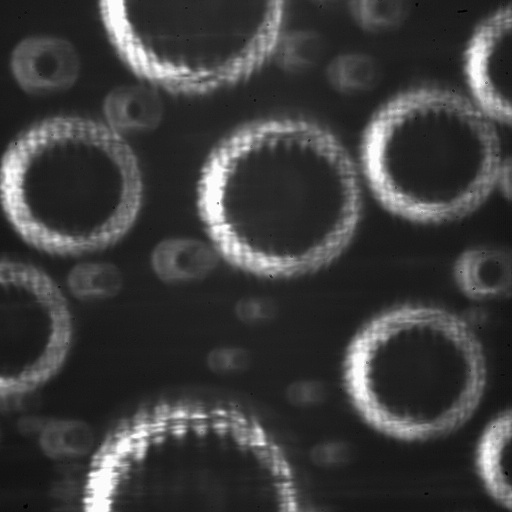
#> input picture 2_Images/for_MOHA/afterGamma/0.jpg, 512 x 512 px, found by its file name
$ python Drops16.py
#> lines starting #> are read from the running program, lines starting #| are printed output that depends on the picture; after the words box and inside, x2 and y2 are one past the last pixel; in counts of white or black regions, pixels touching at a corner belong together; long printed decimals are rounded
import cv2
import numpy as np
import math
import matplotlib.pyplot as plt
import matplotlib.image as mpimg
import pandas as pd
from os import listdir
from os.path import isfile, join

# Read image
im_in = cv2.imread('/Users/georgedamoulakis/PycharmProjects/Condensation/2_Images/for_MOHA/afterGamma/0.jpg',
                   cv2.IMREAD_GRAYSCALE);
#> im_in is the input picture: shape (512, 512); min 0, max 255, mean 60.9


def CountingCC():
    # Threshold, Set values equal to or above 220 to 0, Set values below 220 to 255.
    # asjust the thresh -- important first step
    th, im_th = cv2.threshold(im_in, 50, 150, cv2.THRESH_BINARY_INV);
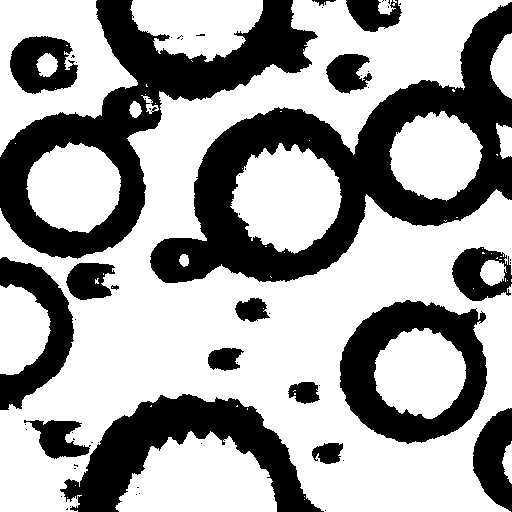
#> im_th: shape (512, 512); values 0 (black) and 150 (white), 63.4% white; 62 black regions (44 under 20 px), largest, box (x1, y1, x2, y2) and area: (150, 2, 512, 283) 31194, (0, 0, 318, 259) 22908, (60, 394, 324, 512) 12131
#> in CountingCC, `erosion = cv2.erode(im_th, kernel, iterations=3)`: erosion: shape (512, 512); values 0 (black) and 150 (white), 52.3% white; 16 black regions, largest, box (x1, y1, x2, y2) and area: (147, 0, 512, 286) 38648, (0, 0, 321, 413) 37330, (21, 391, 329, 512) 17570
#> in CountingCC, `dilation = cv2.dilate(erosion, kernel, iterations=1)`:
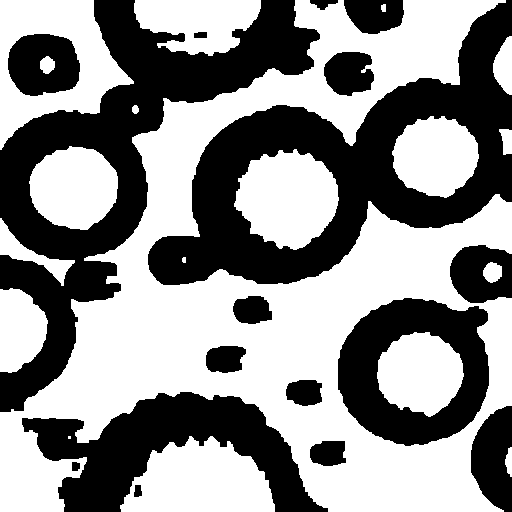
#> dilation: shape (512, 512); values 0 (black) and 150 (white), 55.6% white; 17 black regions, largest, box (x1, y1, x2, y2) and area: (148, 0, 512, 285) 36386, (0, 0, 320, 412) 34891, (22, 392, 328, 512) 16345

    def CC(img):
        nlabels, labels, stats, centroids = cv2.connectedComponentsWithStats(img)
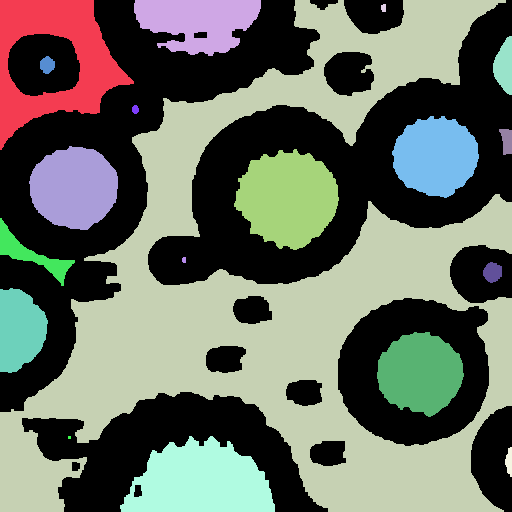
#> labels: shape (512, 512) int32; 20 distinct labels, from 0 to 19; one colour per label, 0 black
#> nlabels = 20; stats = 20 rows, first 6: [0, 0, 512, 512, 116367], [0, 0, 134, 150, 9075], [134, 0, 127, 56, 4995], [0, 0, 512, 512, 93141], [381, 4, 5, 8, 36], [493, 36, 19, 59, 782]; centroids = 20 rows, first 8: [255.4, 237.6], [54.73, 59.73], [197.6, 21.67], [279.5, 296.6], [383.2, 7.53], [504, 65.82], [46.85, 64.57], [134.9, 109]
        label_hue = np.uint8(179 * labels / np.max(labels))
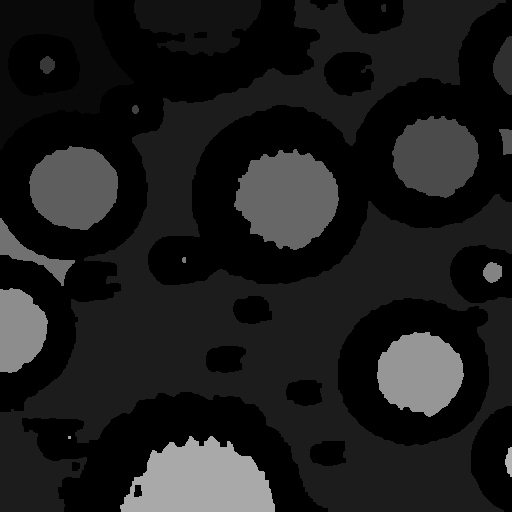
#> label_hue: shape (512, 512); min 0, max 179, mean 28.4
        blank_ch = 255 * np.ones_like(label_hue)
        labeled_img = cv2.merge([label_hue, blank_ch, blank_ch])
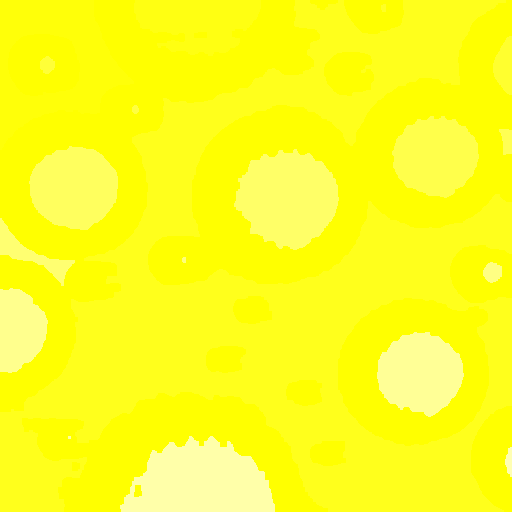
#> labeled_img: shape (512, 512, 3); mean of channels 0, 1, 2 28.4, 255, 255; drawn as B, G, R
        labeled_img = cv2.cvtColor(labeled_img, cv2.COLOR_HSV2BGR)
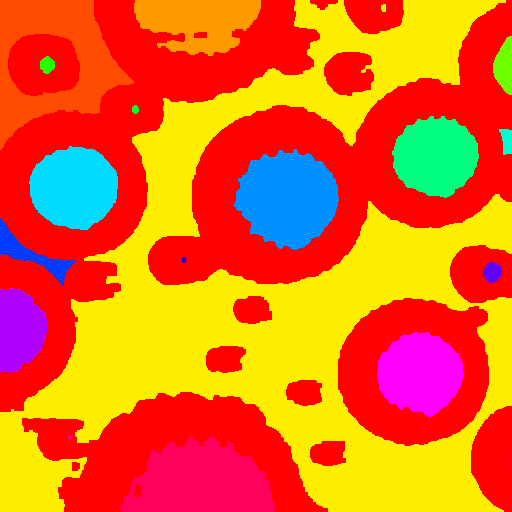
#> labeled_img: shape (512, 512, 3); mean B, G, R 28.5, 105.8, 233.7
        labeled_img[label_hue == 0] = 0
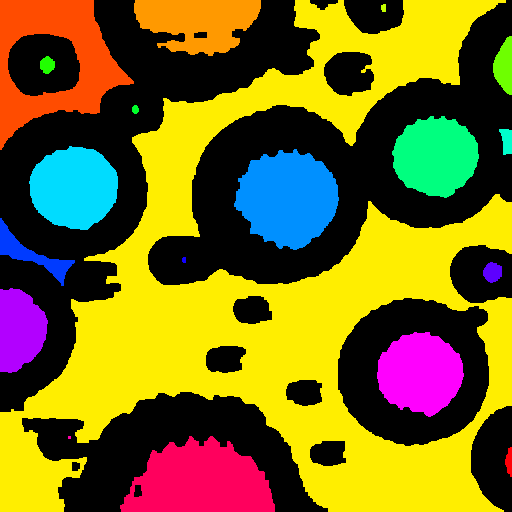
#> labeled_img: shape (512, 512, 3); mean B, G, R 28.5, 105.8, 120.5
        return labeled_img, nlabels, labels, stats, centroids

    # fixing the image
    # this is the second part of the image process
    kernel = np.ones((3, 3), np.uint8)
    erosion = cv2.erode(im_th, kernel, iterations=3)
    dilation = cv2.dilate(erosion, kernel, iterations=1)
    components, nlabels, labels, stats, centroids = CC(dilation)
#> nlabels = 20

    # creating the matrices
    a = np.hsplit(stats, 5)
#> a = 5 items
    horizontal = a[2]
#> horizontal = 20 values, max 512 at index 0, min 3 at index 17, mean 101.2
    vertical = a[3]
#> vertical = 20 values, max 512 at index 0, min 3 at index 17, mean 99.55
    area = a[4]
#> area = 20 values, max 116367 at index 0, min 9 at index 17, mean 13107.2
    b = np.hsplit(centroids, 2)
#> b = 2 items
    x_centr = b[0]
#> x_centr = 20 values, max 508.8 at index 19, min 19.49 at index 15, mean 254.1
    y_centr = b[1]
#> y_centr = 20 values, max 481 at index 18, min 7.53 at index 4, mean 220.6
    horizontalNEW = np.zeros(nlabels)
#> horizontalNEW = 20 values from 0 to 0
    verticalNEW = np.zeros(nlabels)
#> verticalNEW = 20 values from 0 to 0
    TotalAreaNEW = np.zeros(nlabels)
#> TotalAreaNEW = 20 values from 0 to 0
    NEW_dimensions = np.zeros((nlabels, 6))

    # Logic check if something is DROPLET or NOT
    d = 0
    droplet_counter = 0
    Not_Droplet = np.empty(nlabels, dtype=object)
    for i in range(nlabels):
        d3 = ((horizontal[i] + vertical[i]) / 2)
        p = d3 * 3.14 # the perimeter
        circularity = 4 * (3.14) * ((area[i]) / (p ** 2))
        print(circularity)
        if circularity < 0.85 :
            Not_Droplet[i] = "NOT a droplet"
        else:
            Not_Droplet[i] = "ok"
            droplet_counter = droplet_counter + 1
#> this loop made 20 passes
#> (d3, p, circularity) on passes 1 to 12: ([512], [1607.7], [0.565]), ([142], [445.9], [0.573]), ([91.5], [287.3], [0.76]), ([512], [1607.7], [0.453]), ([6.5], [20.41], [1.09]), ([39], [122.5], [0.655]), ([16.5], [51.81], [0.931]), ([8], [25.12], [0.995]), ([84.5], [265.3], [0.947]), ([19.5], [61.23], [0.841]), ([86.5], [271.6], [0.971]), ([103], [323.4], [0.91])
#| [0.5655]
#| [0.5733]
#| [0.76]
#| [0.4526]
#| [1.085]
#| [0.6549]
#| [0.9311]
#| [0.9952]
#> (further printed lines are left out)
#> after the loop, droplet_counter = 11

    # building the new final dimensions matrix
    for row in range(nlabels):
        for column in range(8):
            if column == 0:
                NEW_dimensions[row, column] = (row + 1)
            elif column == 1:
                NEW_dimensions[row, column] = x_centr[row]
            elif column == 2:
                NEW_dimensions[row, column] = y_centr[row]
            elif column == 3:
                if horizontal[row] < 100:
                    NEW_dimensions[row, column] = horizontal[row] + 20
                else:
                    NEW_dimensions[row, column] = horizontal[row] + 40
            elif column == 4:
                if vertical[row] < 100:
                    NEW_dimensions[row, column] = vertical[row] + 20
                else:
                    NEW_dimensions[row, column] = vertical[row] + 40
            elif column == 5:
                NEW_dimensions[row, column] = ((NEW_dimensions[row][3]) + (NEW_dimensions[row][4])) * 3.14 * 0.25 * (
                            (NEW_dimensions[row][3]) + (NEW_dimensions[row][4]))
        column = column + 1
#> after the loop, NEW_dimensions = 20 rows, first 6: [1, 255.4, 237.6, 552, 552, 956770.6], [2, 54.73, 59.73, 174, 190, 104009.4], [3, 197.6, 21.67, 167, 76, 46353.5], [4, 279.5, 296.6, 552, 552, 956770.6], [5, 383.2, 7.53, 25, 28, 2205.1], [6, 504, 65.82, 39, 79, 10930.3]; column = 8
    row = row + 1
#> row = 20
    plt.show()

    #for i in range(nlabels):
        #print(f'horiz {horizontal[i]} - vert {vertical[i]}')
        #print(f'{abs(horizontal[i] - vertical[i])}')


    # here we have to build the surface area difference
    TotalArea_Frame = 956771  # i am not sure about this number for this image - but we dont care about it now
    TotalArea_Droplets = 0
    TotalArea_Background = 0
    d3 = 0
    droplet_counter_2 = 0
    # Not_Droplet = np.empty(nlabels, dtype=object)
    for i in range(nlabels):
        d3 = ((horizontal[i] + vertical[i]) / 2)
        d4 = 0.785 * d3 * d3
        p = d3 * 3.14 # the perimeter
        circularity = 4 * (3.14) * ((area[i]) / (p ** 2))
        if circularity < 0.1:
            pass
        else:
            droplet_counter_2 = droplet_counter_2 + 1
            TotalArea_Droplets = int(TotalArea_Droplets + (NEW_dimensions[i][5]))
#> this loop made 20 passes
#> (d3, d4, p, circularity, TotalArea_Droplets) on passes 1 to 12: ([512], [205783], [1607.7], [0.565], 956770), ([142], [15828.7], [445.9], [0.573], 1060779), ([91.5], [6572.2], [287.3], [0.76], 1107132), ([512], [205783], [1607.7], [0.453], 2063902), ([6.5], [33.17], [20.41], [1.09], 2066107), ([39], [1194], [122.5], [0.655], 2077037), ([16.5], [213.7], [51.81], [0.931], 2081220), ([8], [50.24], [25.12], [0.995], 2083681), ([84.5], [5605.1], [265.3], [0.947], 2117970), ([19.5], [298.5], [61.23], [0.841], 2122869), ([86.5], [5873.6], [271.6], [0.971], 2158483), ([103], [8328.1], [323.4], [0.91], 2222692)
#> after the loop, droplet_counter_2 = 20

    TotalArea_Background = TotalArea_Frame - TotalArea_Droplets
#> TotalArea_Background = -1430759
    # print(f'The total area is : { TotalArea_Frame}. '
    #      f' // The droplets area is: { TotalArea_Droplets}. '
    #     f' // The free area is : { TotalArea_Background}.'
    #    f' // The droplets measured here are : {droplet_counter_2}')

    # here we draw the circles, the boxes and the numbers
    image = components
    out = image.copy()
    for row in range(1, nlabels, 1):
        for column in range(5):
            if Not_Droplet[row] == "ok":
                # print(Not_Droplet[row])
                cv2.rectangle(out, (x_centr[row] - 3, y_centr[row] - 3), (x_centr[row] + 3, y_centr[row] + 3),
                              (0, 0, 0))
                r = (math.sqrt(NEW_dimensions[row][5] * 0.31830988618) * 0.5)
                cv2.circle(out, (x_centr[row], y_centr[row]), int(r), (255, 255, 0, 4))
                cv2.putText(out, ('%d' % (row + 1)), (x_centr[row], y_centr[row]), cv2.FONT_HERSHEY_SIMPLEX, 0.8,
                            (255, 255, 255), 2)
            else:
                pass
        column = column + 1
#> after the loop, column = 0
    row = row + 1
    cv2.putText(out, ('%d droplets' % droplet_counter), (5, 30), cv2.FONT_ITALIC, 1.2, (220, 220, 220), 2)

    # here we will build the MatrixA

    # 1st column: Average rate of growth of each droplet in 2 minutes
    # to find the average growth you need the area and the centroid of each droplet
    # DONE!!! 2nd column: Average number of droplets in 2 minutes
    # DONE!!! 3rd column: Average  surface area of empty background in 2 minutes
    MatrixA = np.zeros((nlabels, 3))
    for row in range(nlabels):
        for column in range(0, 3, 1):
            if column == 0:
                MatrixA[row, column] = 1
            elif column == 1:
                MatrixA[row, column] = droplet_counter
            elif column == 2:
                MatrixA[row, column] = TotalArea_Background
        column = column + 1
    row = row + 1

    # show the images
    cv2.imshow("Initial", im_in)
    cv2.imshow("Final", out)
    cv2.waitKey(0)
    cv2.destroyAllWindows()


#> (the run stopped early here; a loop or call above may not have finished)

$ run again, with 2_Images/for_MOHA/afterGamma/3.jpg copied over 2_Images/for_MOHA/afterGamma/0.jpg
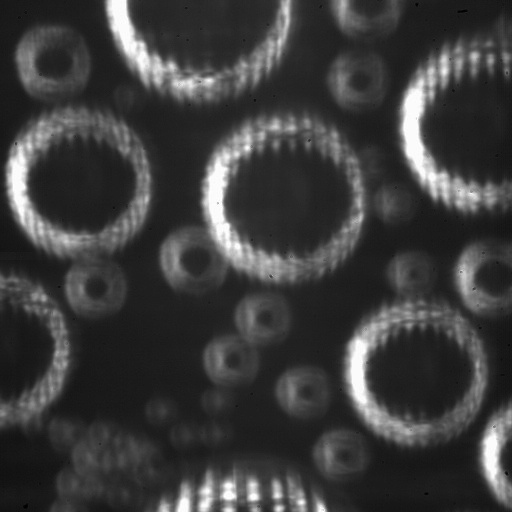
#> input picture 2_Images/for_MOHA/afterGamma/3.jpg, 512 x 512 px, found by its file name
#> im_in is the input picture: shape (512, 512); min 0, max 255, mean 61
#> im_th: shape (512, 512); values 0 (black) and 150 (white), 61.4% white; 66 black regions (43 under 20 px), largest, box (x1, y1, x2, y2) and area: (158, 106, 407, 387) 23422, (4, 102, 155, 316) 13788, (340, 253, 489, 448) 11999
#> erosion: shape (512, 512); values 0 (black) and 150 (white), 48.9% white; 19 white regions (4 under 20 px), largest, box (x1, y1, x2, y2) and area: (0, 0, 512, 512) 92185, (235, 151, 346, 249) 7565, (430, 69, 512, 180) 6485
#> dilation: shape (512, 512); values 0 (black) and 150 (white), 52.7% white; 22 black regions, largest, box (x1, y1, x2, y2) and area: (156, 104, 411, 411) 28377, (0, 23, 157, 430) 27180, (338, 240, 512, 450) 17936
#> in CC, `nlabels, labels, stats, centroids = cv2.connectedComponentsWithStats(i..`:
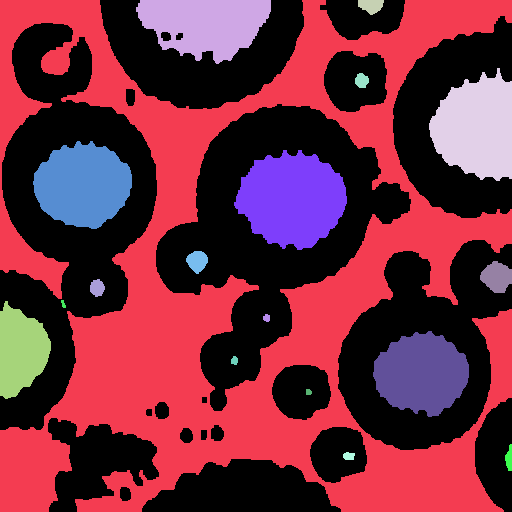
#> labels: shape (512, 512) int32; 19 distinct labels, from 0 to 18; one colour per label, 0 black
#> in CC, `nlabels, labels, stats, centroids = cv2.connectedComponentsWithStats(i..`: nlabels = 19; stats = 19 rows, first 6: [0, 0, 512, 512, 124020], [0, 0, 512, 512, 99369], [136, 0, 135, 64, 5984], [358, 0, 26, 15, 281], [429, 68, 83, 113, 6815], [355, 73, 14, 15, 160]; centroids = 19 rows, first 8: [258.5, 249.7], [244.1, 284.4], [205.1, 24.13], [370.6, 5.32], [476.1, 127.3], [361.3, 80.22], [82.37, 184.7], [291.7, 199]
#> in CC, `labeled_img[label_hue == 0] = 0`:
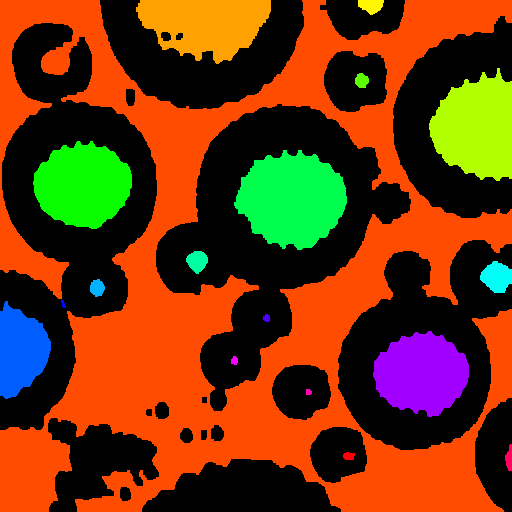
#> labeled_img: shape (512, 512, 3); mean B, G, R 12.8, 56, 111.6
#> in CountingCC, `components, nlabels, labels, stats, centroids = CC(dilation)`: nlabels = 19
#> a = 5 items
#> horizontal = 19 values, max 512 at index 0, min 5 at index 12, mean 92.32
#> vertical = 19 values, max 512 at index 0, min 6 at index 16, mean 91.68
#> area = 19 values, max 124020 at index 0, min 26 at index 12, mean 13797.1
#> b = 2 items
#> x_centr = 19 values, max 508.8 at index 17, min 20.42 at index 11, mean 276.3
#> y_centr = 19 values, max 458.2 at index 17, min 5.32 at index 3, mean 262.6
#> the loop in CountingCC, `for i in range(nlabels):` made 19 passes
#> (d3, p, circularity) on passes 1 to 8: ([512], [1607.7], [0.603]), ([512], [1607.7], [0.483]), ([99.5], [312.4], [0.77]), ([20.5], [64.37], [0.852]), ([98], [307.7], [0.904]), ([14.5], [45.53], [0.969]), ([93.5], [293.6], [0.932]), ([106.5], [334.4], [0.901])
#> (printed output is left out)
#> after the loop in CountingCC, `for i in range(nlabels):`: droplet_counter = 13
#> after the loop in CountingCC, `for row in range(nlabels):`: NEW_dimensions = 19 rows, first 6: [1, 258.5, 249.7, 552, 552, 956770.6], [2, 244.1, 284.4, 552, 552, 956770.6], [3, 205.1, 24.13, 175, 84, 52658.6], [4, 370.6, 5.32, 46, 35, 5150.4], [5, 476.1, 127.3, 103, 153, 51445.8], [6, 361.3, 80.22, 34, 35, 3737.4]; column = 8
#> the loop in CountingCC, `for i in range(nlabels):` made 19 passes
#> (d3, d4, p, circularity, TotalArea_Droplets) on passes 1 to 8: ([512], [205783], [1607.7], [0.603], 956770), ([512], [205783], [1607.7], [0.483], 1913540), ([99.5], [7771.7], [312.4], [0.77], 1966198), ([20.5], [329.9], [64.37], [0.852], 1971348), ([98], [7539.1], [307.7], [0.904], 2022793), ([14.5], [165], [45.53], [0.969], 2026530), ([93.5], [6862.7], [293.6], [0.932], 2066980), ([106.5], [8903.7], [334.4], [0.901], 2134371)
#> after the loop in CountingCC, `for i in range(nlabels):`: droplet_counter_2 = 19
#> TotalArea_Background = -1278957
#> the loop in CountingCC, `for row in range(1, nlabels, 1):` made 3 passes
#> column on passes 1 to 2: 5, 5
#> after the loop in CountingCC, `for row in range(1, nlabels, 1):`: column = 0
